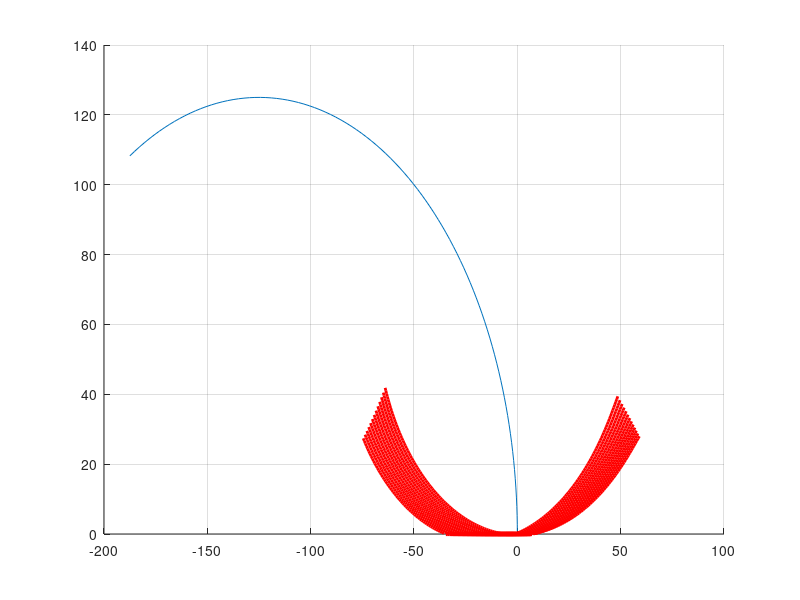

Here is the MATLAB script that generated this plot:
% This script is to plot the trajectory of fingertip with optimal grasping
% parameter set
clear all

hold on

xo=0;
yo=0;
x0=(0:160)-80;
y0=zeros(1,161);
% plot(x0,y0,'k');
hold on;
% scatter(xo,yo,'k','filled');
% hold on;
% axis([-80 80 -20 60]);
% hold on;
    
for theta1=0:1:12
    x1=30/12*theta1+50;
    z1=(theta1-100.6)/-0.8853;
    %disp('the current data set is: ');
    %dis=[x1,z1,theta1];
    %disp(dis);
    
    x=-x1;%0:10:-100
    z=z1+20; %90:1:110 and 20 is the offset
    theta=theta1*pi/180;%0:pi/180:12*pi/180/

    p=0.02:0.002:0.33; % pressure is in MPa
    gamma=45*pi/180;
    m=45;
    n=40;
    j=0:0.1:20;
    k=sqrt(20*20-(j-20).^2);
    l=72;
    sj=size(j,2);
    
    %point O1:
    x1=x;
    z1=z;
    delta=l.*(0.115*p+0.001177);
    phi=pi-delta-gamma+theta;
    r=1./(0.125*p+0.001177);
%     scatter(x1,z1, 'k', 'filled')
    %point O2:
    x2=x1+m*sin(theta)+n*cos(theta);
    z2=z1-m*cos(theta)+n*sin(theta);
    s1=cos(pi/2-gamma+theta);
    f1=sin(pi/2-gamma+theta);
%     scatter(x2,z2, 'k', 'filled')

    %point O3;
    x3=x2-r.*s1;
    z3=z2-r.*f1;
    %point E
    x4=x3+r.*cos(delta+gamma-pi/2-theta);
    z4=z3-r.*sin(delta+gamma-pi/2-theta);
    %point T
    x5=x4+j(sj).*sin(phi)-k(sj).*cos(phi);
    z5=z4-j(sj).*cos(phi)-k(sj).*sin(phi);
%     for i1=1:size(p,2)
%         %legend('-DynamicLegend');
%         plot(x5(i1),z5(i1),'r');
%     end

    less_zero_idxes = find(z5<=0);
    less_zero_x5 = x5(less_zero_idxes);
    less_zero_z5 = zeros(1, numel(less_zero_idxes));
    
    plot3(less_zero_x5, less_zero_z5, 500*ones(1,numel(less_zero_x5)), 'r', 'LineWidth', 3)

    z5(z5<0)=NaN;

    plot3(x5,z5,500*ones(1,numel(x5)),'r', 'LineWidth', 2)
    
    hold on
    
    
    hold all;

end
grid on;
hold on

t=linspace(0,2*pi/3,100);
xt = 125*cos(t)-125;
yt = 125*sin(t);
plot(xt,yt)


hold off;